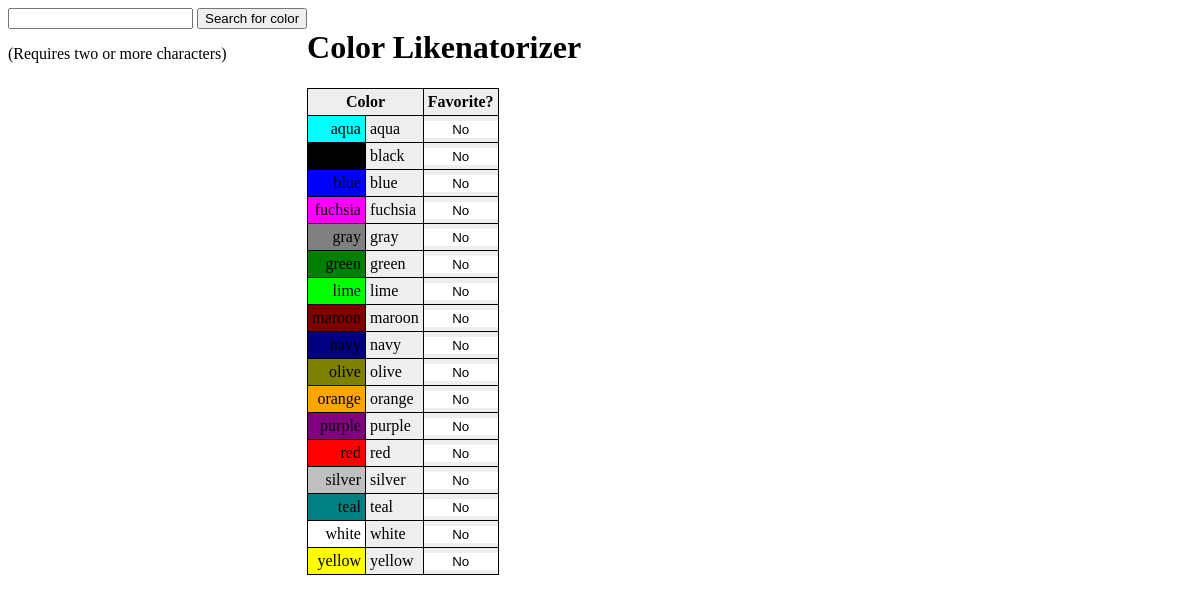
The app's page /color_liker/, older data.
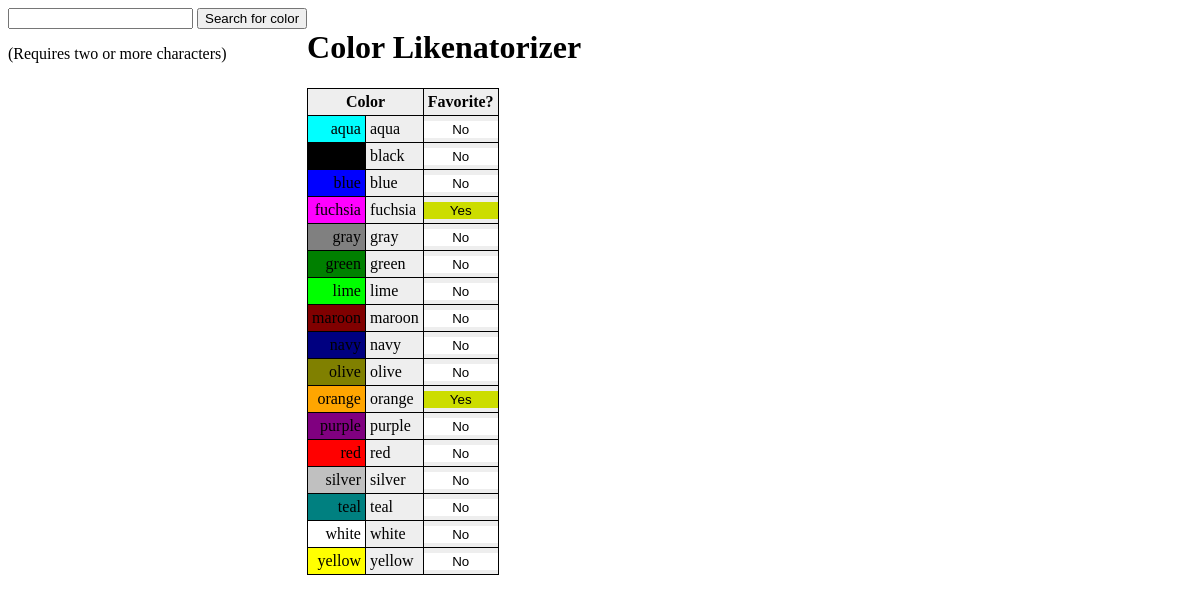
The same page, newer data.
### color_liker/models.py (models this page shows, shortened)
class Color(models.Model):
    name = models.CharField(max_length=20)
    is_favorited = models.BooleanField(default=False)
    class Meta:
        ordering = ['name']

### color_liker/views.py (the view)
class ColorList(ListView):
    model = Color
    context_object_name = "colors"
    def dispatch(self, request, *args, **kwargs):
        self.request = request     #So get_context_data can access it.
        return super(ColorList, self).dispatch(request, *args, **kwargs)
    def get_queryset(self):
        return  super(ColorList, self).get_queryset()
    def get_context_data(self, **kwargs):
        context = super(ColorList, self).get_context_data(**kwargs)
        global  MIN_SEARCH_CHARS
        search_text = ""   #Assume no search
        if(self.request.method == "GET"):
            search_text = self.request.GET.get("search_text", "").strip().lower()
            if(len(search_text) < MIN_SEARCH_CHARS):
                search_text = ""   #Ignore search
        if(search_text != ""):
            color_search_results = Color.objects.filter(name__contains=search_text)
        else:
            color_search_results = []
        context["search_text"] = search_text
        context["color_search_results"] = color_search_results
        context["MIN_SEARCH_CHARS"] = MIN_SEARCH_CHARS
        return  context

### color_liker/templates/color_liker/color_list.html (shortened to what this page needs)
{% load humanize %}
{% load static %}
<!DOCTYPE html>
<html lang="en">
   <head>
      <link rel="stylesheet" type="text/css" href="{% static 'stylesheet.css' %}">
   </head>
<body>
   <div class="search_section">
      <form id="search_colors_form_id" method="get" action="{% url 'color_list' %}">
         <input type="text" id="search_text" name="search_text"/>
         <input id="id_pic_submit_button" type="submit" value="Search for color"/>
         <p>(Requires {{ MIN_SEARCH_CHARS|apnumber }} or more characters)</p>
      </form>
   </div>
   <div class="content_section">
      <h1>Color Likenatorizer</h1>
      {% if  colors.count == 0 %}
         <p><i>There are no colors in the database.</i></p>
      {% else %}
         <table>
            <tr>
               <th colspan="2">Color</th>
               <th>Favorite?</th>
            </tr>
            {% for  color in colors %}
               <tr>
                  <td style="background-color: {{ color.name }};" class="td__color_color">{{ color.name }}</td>
                  <td class="td__color_name">{{ color.name }}</td>
                  <td id="toggle_color_like_cell_{{ color.id }}" class="td__toggle_color_like_button" data-color_id="{{ color.id }}">
                     {% include "color_liker/color_like_link__html_snippet.txt" %}
                  </td>
               </tr>
            {% endfor %}
         </table>
      {% endif %}
   </div>
</body></html>

### color_liker/templates/color_liker/color_like_link__html_snippet.txt
<button class="button_{% if not color.is_favorited %}un{% endif %}liked"
   >{% if color.is_favorited %}Yes{% else %}No{% endif %}</button>

### color_liker/static/stylesheet.css (style rules this page uses)
.search_section { float: left; }
.content_section { float: left; }
table { border:1px solid #000; border-spacing: 0px; background-color: #EEE; border-collapse:collapse; }
th { border:1px solid #000; padding: 4px; }
td { text-align: center; vertical-align: middle; padding: 4px; border: 1px solid #000; }
.td__toggle_color_like_button { padding: 0px; }
button { border: 0px; width: 100%; height: 100%; }
.td__color_color { text-align: right; }
.td__color_name { text-align: left; }
.button_liked { background-color: #CD0; }
.button_unliked { background-color: white; }

Row changes from the older to the newer data that the page shows:
changed Color "fuchsia": is_favorited "No" → "Yes"
changed Color "orange": is_favorited "No" → "Yes"
